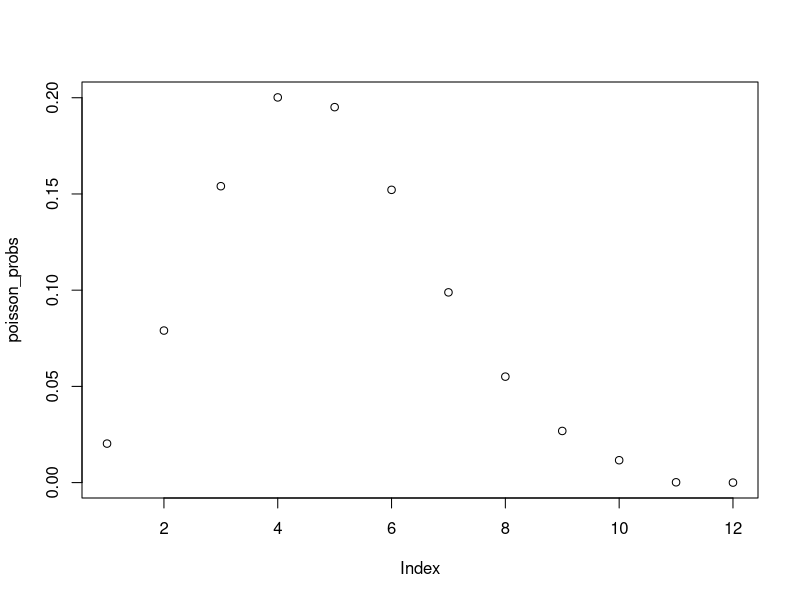
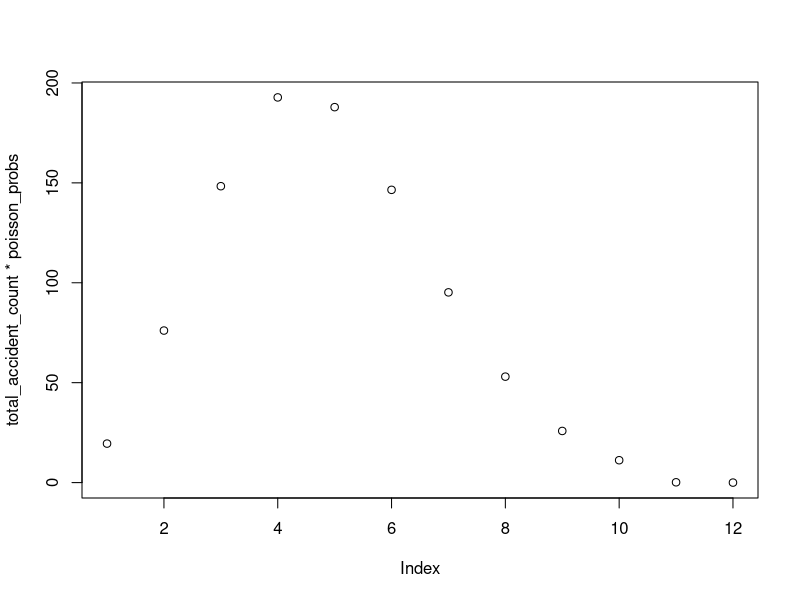
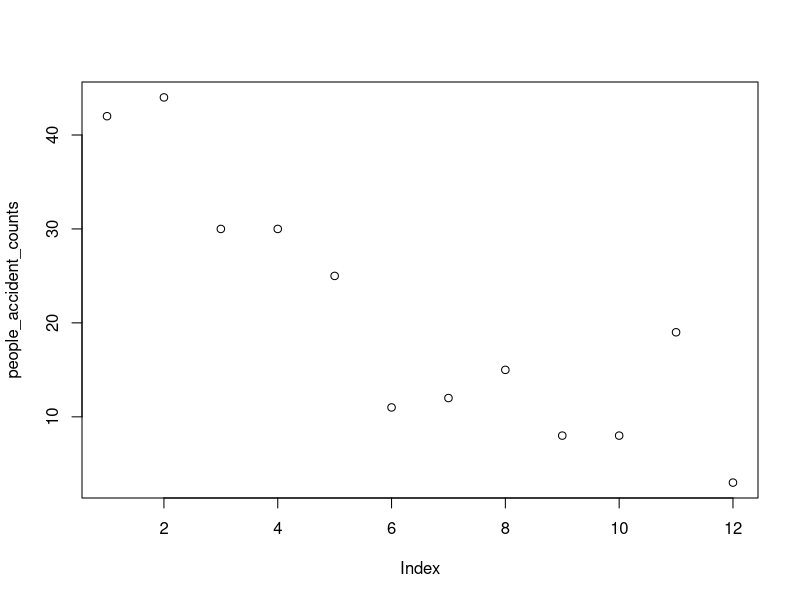
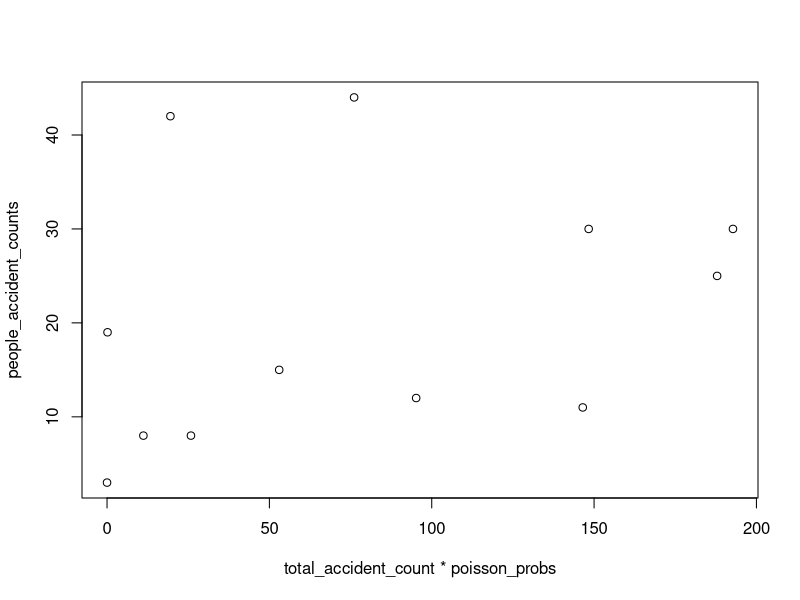
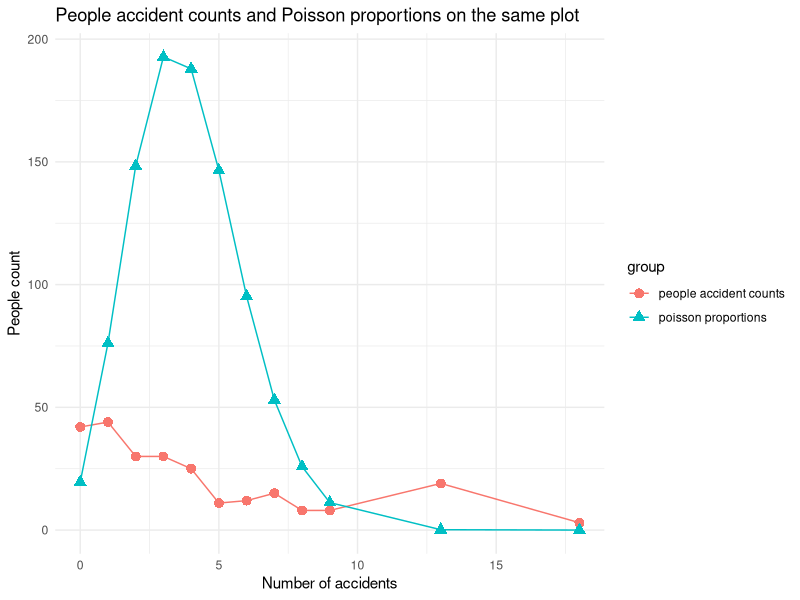

Reproduce these figures in R, in order.
# 02-poisson-accidents.R
# Companion to IE 1072 lecture notes, Part I (Poisson Distribution).
# Fit a Poisson to industrial accident counts: per-person accident
# frequencies are recorded, the mean rate is estimated, and the
# Poisson-predicted counts are compared against the observed counts.

library(ggplot2)

# Observed data: for each possible accident count (0, 1, 2, ..., 9, 13, 18),
# how many people had exactly that many accidents.
num_accidents          <- c(0, 1, 2, 3, 4, 5, 6, 7, 8, 9, 13, 18)
people_accident_counts <- c(42, 44, 30, 30, 25, 11, 12, 15, 8, 8, 19, 3)

# Total accidents and total people, used to estimate the rate parameter.
total_accident_count   <- sum(num_accidents * people_accident_counts)
total_people_count     <- sum(people_accident_counts)
avg_accidents_per_people <- total_accident_count / total_people_count

# Poisson PMF evaluated at each accident count, using the estimated rate.
poisson_probs <- dpois(num_accidents, lambda = avg_accidents_per_people)

# Quick base-R views.
plot(poisson_probs)
plot(total_accident_count * poisson_probs)
plot(people_accident_counts)
plot(total_accident_count * poisson_probs, people_accident_counts)

# Overlay observed counts vs Poisson-predicted counts on one ggplot.
df <- data.frame(
  x     = rep(num_accidents, 2),
  y     = c(people_accident_counts, total_accident_count * poisson_probs),
  group = rep(c("people accident counts", "poisson proportions"),
              each = length(num_accidents))
)

ggplot(df, aes(x = x, y = y, color = group, shape = group)) +
  geom_point(size = 3) +
  geom_line() +
  labs(title = "People accident counts and Poisson proportions on the same plot",
       x = "Number of accidents", y = "People count") +
  theme_minimal()
